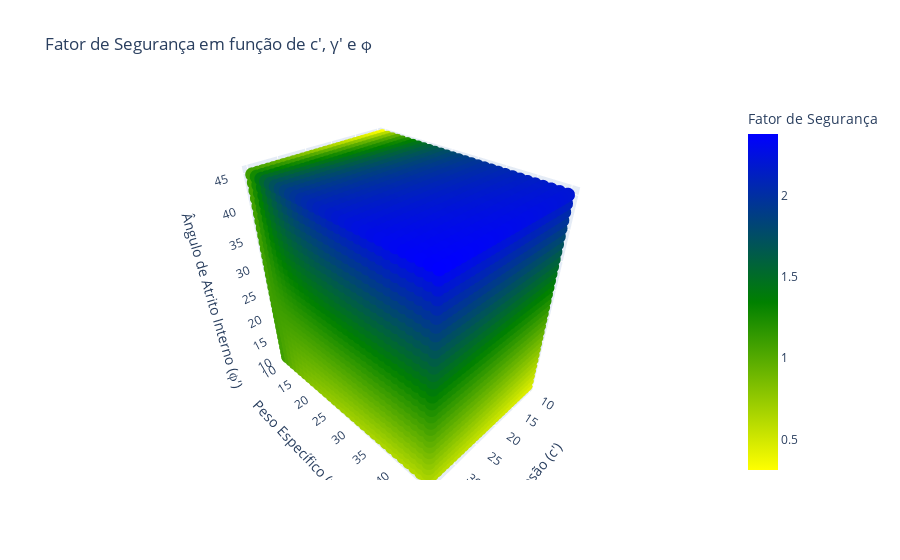

Notebook source saved alongside this figure:
### Code cell
# Definindo o mapa de cores personalizado
colorscale = [
    [0, 'yellow'],    # Cor para o valor mais baixo
    [0.5, 'green'],   # Cor intermediária
    [1, 'blue']       # Cor para o valor mais alto
]

def calcular_fator_seguranca(c, phi, gamma_n, gamma_w, H, beta):
    """Calcula o FS para talude com nível de água"""
    # Convertendo os ângulos de graus para radianos
    beta_rad = np.radians(beta)
    phi_rad = np.radians(phi)

    # Calculando o fator de segurança
    primeiro_termo = c / (gamma_n * H * np.cos(beta_rad) ** 2 * np.tan(beta_rad))
    segundo_termo = (gamma_n - gamma_w) * np.tan(phi_rad) / (gamma_n * np.tan(beta_rad))
    fator_seguranca = primeiro_termo + segundo_termo

    return fator_seguranca

# Definindo os valores das variáveis
valores_c = np.linspace(10, 35, 30)
valores_gamma = np.linspace(10, 45, 30)
valores_phi = np.linspace(10, 45, 30)

# Definindo valores fixos para H e beta
H = 10
beta = 20
gamma_w = 10

# Gerando uma grade de valores para c, gamma e phi
c_grid, gamma_grid, phi_grid = np.meshgrid(valores_c, valores_gamma, valores_phi)
fator_seguranca_grid = np.zeros_like(c_grid)

# Calculando o fator de segurança para cada combinação de c, gamma e phi
for i in range(c_grid.shape[0]):
    for j in range(c_grid.shape[1]):
        for k in range(c_grid.shape[2]):
            fator_seguranca_grid[i, j, k] = calcular_fator_seguranca(c_grid[i, j, k], phi_grid[i, j, k], gamma_grid[i, j, k], gamma_w, H, beta)

# Criando o gráfico 3D interativo
fig = go.Figure()

# Adicionando o gráfico de dispersão
fig.add_trace(go.Scatter3d(
    x=c_grid.flatten(),
    y=gamma_grid.flatten(),
    z=phi_grid.flatten(),
    mode='markers',
    marker=dict(
        size=5,
        color=fator_seguranca_grid.flatten(),  # Cor conforme o fator de segurança
        colorscale=colorscale,  # Mapa de cores personalizado
        colorbar=dict(title='Fator de Segurança')
    ),
    text=fator_seguranca_grid.flatten()  # Texto para mostrar o fator de segurança
))

# Configurando os eixos e título
fig.update_layout(
    scene=dict(
        xaxis_title="Coesão (c')",
        yaxis_title='Peso Específico (γn)',
        zaxis_title="Ângulo de Atrito Interno (ϕ')"
    ),
    title="Fator de Segurança em função de c', γ' e ϕ"
)

# Exibindo o gráfico
fig.show()

### Figure 1 — Plotly figure (JSON) as saved in the notebook; plotly's stock layout.template omitted (floating-point values rounded to 4 significant figures; data arrays with more than 128 entries replaced by an {"elided": "..."} marker saying what was removed)
{"data": [{"marker": {"color": {"elided": "27000 float values"}, "colorbar": {"title": {"text": "Fator de Segurança"}}, "colorscale": [[0, "yellow"], [0.5, "green"], [1, "blue"]], "size": 5}, "mode": "markers", "text": {"elided": "27000 float values"}, "type": "scatter3d", "x": {"elided": "27000 float values"}, "y": {"elided": "27000 float values"}, "z": {"elided": "27000 float values"}}], "layout": {"scene": {"xaxis": {"title": {"text": "Coesão (c')"}}, "yaxis": {"title": {"text": "Peso Específico (γn)"}}, "zaxis": {"title": {"text": "Ângulo de Atrito Interno (ϕ')"}}}, "title": {"text": "Fator de Segurança em função de c', γ' e ϕ"}}}
